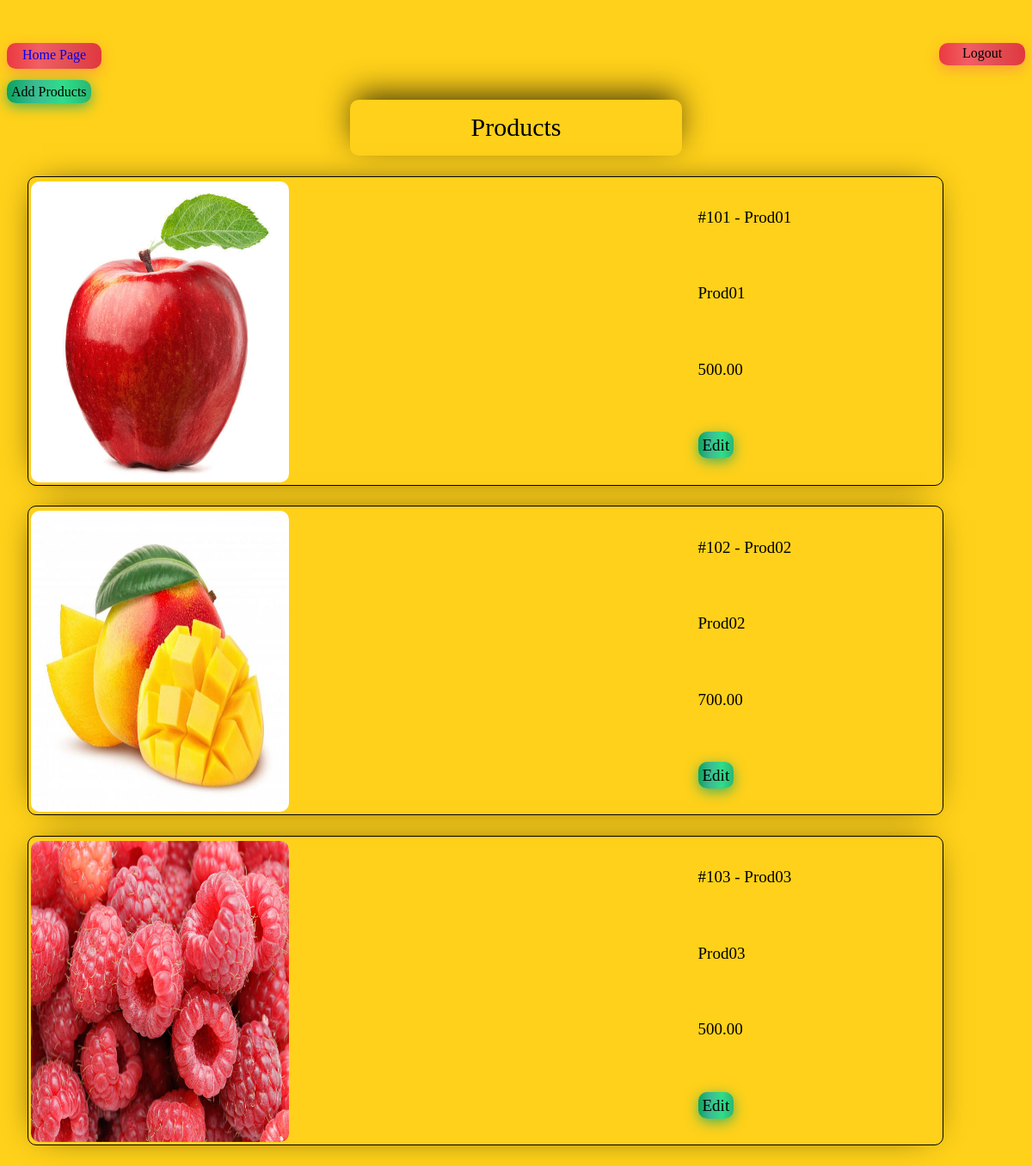
/Products.php, run on the app's committed database.
### tables this page shows
CREATE TABLE `products` (
  `prodid` int(4) NOT NULL,
  `title` varchar(250) NOT NULL,
  `description` varchar(250) NOT NULL,
  `thumbnail` varchar(250) NOT NULL,
  `price` decimal(10,2) NOT NULL
);

### Products.php (the view, shortened to what this page needs)
<?php
    require_once('dbconn.php');
?>
<html>
<head>
    <link rel="stylesheet" type="text/css" href="css/Products.css"/>
</head>
<body>
<div id="preheader">
            <a href="Logout.php" id="l">Logout</a>
</div>
<div id="homelink">
    <a href="UserHome.php">Home Page</a>
</div> <br>
<div id="addprods">
    <a href="AddProduct.php" id="ap">Add Products</a>
</div>
<p id="ptitle">Products</p>
<?php
        $sql="select * from products";
        $query=mysqli_query($con,$sql);
        if(mysqli_num_rows($query)>0)
        {
            while($row=mysqli_fetch_object($query))
            {
    ?>
<div id="products">
<table id="tblprod">
    <tr id="rowoutline">
        <tr>
            <td rowspan="4" colspan="1"><img src="<?php echo $row->thumbnail; ?>" id="tblthumb" width=300px height=350px alt="thumb"/></td>
            <td>#<?php echo $row->prodid; ?> - <?php echo $row->title; ?></td>
        </tr>
        <tr>
            <td colspan="2"><?php echo $row->description; ?></td>
        </tr>
        <tr>
            <td><?php echo $row->price; ?></td>
        </tr>
        <tr>
            <td>
                <a href="AddProduct.php?edited=1&id=<?php echo $row->prodid; ?>&mode=<?php echo 1; ?>" id="ap">Edit</a>
            </td>
        </tr>
    </tr>
</table>
</div>
<?php
        }
    }
?>
</body>
</html>

### css/Products.css (style rules this page uses)
body { background-color: #ffd11a; }
#l { float: right; background-image: linear-gradient(to right, #eb3941, #f15e64, #e14e53, #e2373f); box-shadow: 0 5px 15px rgba(242, 97, 103, .4); width:100px; height:20px; text-align: center; text-decoration: none; color: black; padding-top: 3px; padding-bottom: 3px; border: none; border-radius: 10px; }
table { margin: 2%; border-radius:10px; border:1px solid black; width:90%; box-shadow: -1px -1px 38px -18px rgba(0,0,0,1); font-size: 19px; }
#ap { background-image: linear-gradient(to right, #0ba360, #3cba92, #30dd8a, #2bb673); box-shadow: 0 4px 15px 0 rgba(23, 168, 108, 0.75); width:300px; height:20px; text-align: center; text-decoration: none; color: black; padding:5px; border: none; border-radius: 10px; margin-top: 50px; }
img { border-radius: 10px; }
#ptitle { margin: auto; width: 30%; height: 35px; background-color: #ffd11a; text-align: center; padding: 15px; border-radius: 10px; box-shadow: 0px -11px 37px -5px rgba(0,0,0,0.75); font-size: 30px; }
a { text-decoration: none; }
#homelink { background-image: linear-gradient(to right, #eb3941, #f15e64, #e14e53, #e2373f); box-shadow: 0 5px 15px rgba(242, 97, 103, .4); width:100px; height:20px; text-align: center; text-decoration: none; color: black; padding:5px; border: none; border-radius: 10px; margin-top: 50px; }

### data on the page
products: thumbnail (picture), prodid "101", title "Prod01", description "Prod01", price "500.00"
products: thumbnail (picture), prodid "102", title "Prod02", description "Prod02", price "700.00"
products: thumbnail (picture), prodid "103", title "Prod03", description "Prod03", price "500.00"
